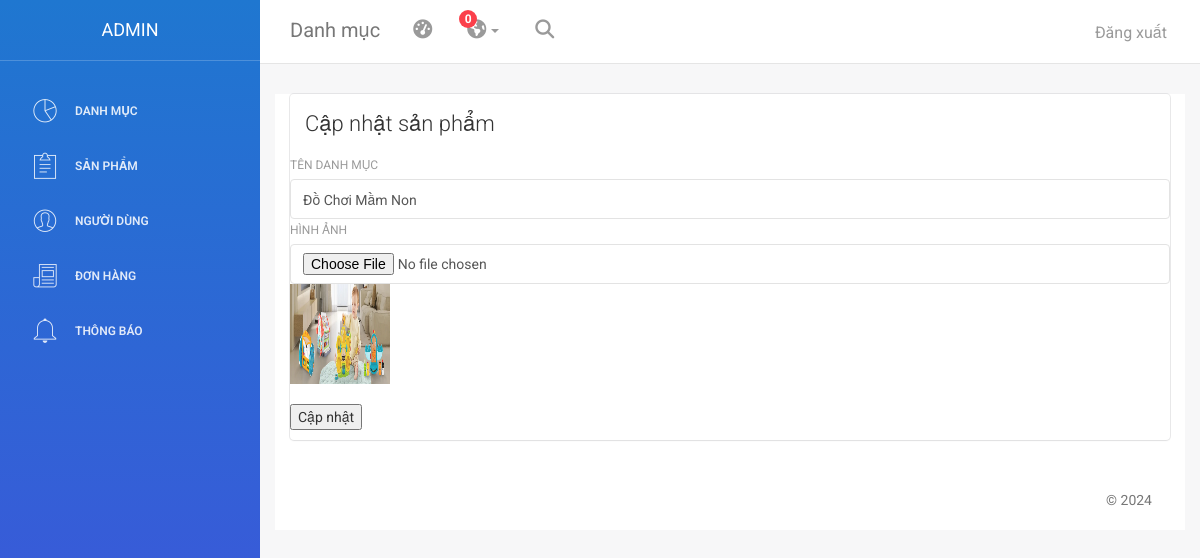
/admin/index.php?page=ecate&id=4, run on the app's committed database.
### tables this page shows
CREATE TABLE `categories` (
  `id` int(3) NOT NULL,
  `name` varchar(255) NOT NULL,
  `image` varchar(255) NOT NULL,
  `season` tinyint(1) NOT NULL
);

### app/model/database.php (called while the page is built, shortened)
<?php
class Database {
    private $servername = "localhost";
    private $username = "root";
    private $password = "";
    private $dbname = "du_an_mau";
    public $conn;
    public function __construct() {
        try {
            $this->conn = new PDO("mysql:host=$this->servername;dbname=$this->dbname", $this->username, $this->password);
            $this->conn->setAttribute(PDO::ATTR_ERRMODE, PDO::ERRMODE_EXCEPTION);
        } catch(PDOException $e) {
            echo "Kết nối thất bại: " . $e->getMessage();
        }
    }
    function query($sql, $param = [] ){
        $this->stmt = $this->conn->prepare($sql);
        $this->stmt->execute($param);
        return $this->stmt;
    }
    function getOne($sql){
        $statement = $this->query($sql);
        return $statement->fetch(PDO::FETCH_ASSOC);
    }
}
?>

### app/model/CategoryModel.php (called while the page is built, shortened)
<?php
class CategoryModel
{
    private $db;
    function __construct()
    {
        require_once (__DIR__ . '/database.php');
        $this->db = new Database();
    }
    function getIdCate($idCate) {
        $idCate = (int)$idCate;
        $sql = "SELECT id, name, image FROM categories WHERE id = $idCate";
        return $this->db->getOne($sql);
    }
}
?>

### admin/app/view/editcate.php (the view, shortened to what this page needs)
<div class="content">
    <div class="container-fluid">
        <div class="row">
            <div class="col-md-12">
                <div class="card">
                    <div class="header">
                        <h4 class="title">Cập nhật sản phẩm</h4>
                    </div>
                    <div class="content table-responsive table-full-width">
                        <form action="index.php?page=editcate" method="POST" enctype="multipart/form-data">
                            <?php
                            $dataCate = isset($data['cate_detail']) ? $data['cate_detail'] : null;
                            $name = isset($dataCate['name']) ? htmlspecialchars($dataCate['name'], ENT_QUOTES, 'UTF-8') : '';
                            $image = isset($dataCate['image']) ? htmlspecialchars($dataCate['image'], ENT_QUOTES, 'UTF-8') : '';
                            ?>
                            <label for="name">Tên danh mục</label>
                            <input type="text" name="name" id="name" class="form-control" value="<?= $name ?>">
                            <label for="image">Hình ảnh</label>
                            <input type="file" name="image" id="image" class="form-control">
                            <?php if ($image): ?>
                                <img src="../public/upload/pictures/index/<?= $image ?>" alt=""
                                    style="width:100px;height:100px;"><br><br>
                            <?php endif; ?>
                            <input type="submit" value="Cập nhật" name="sub">
                        </form>
                    </div>
                </div>
            </div>

### data on the page
categories: name "Đồ Chơi Mầm Non", image (picture)
